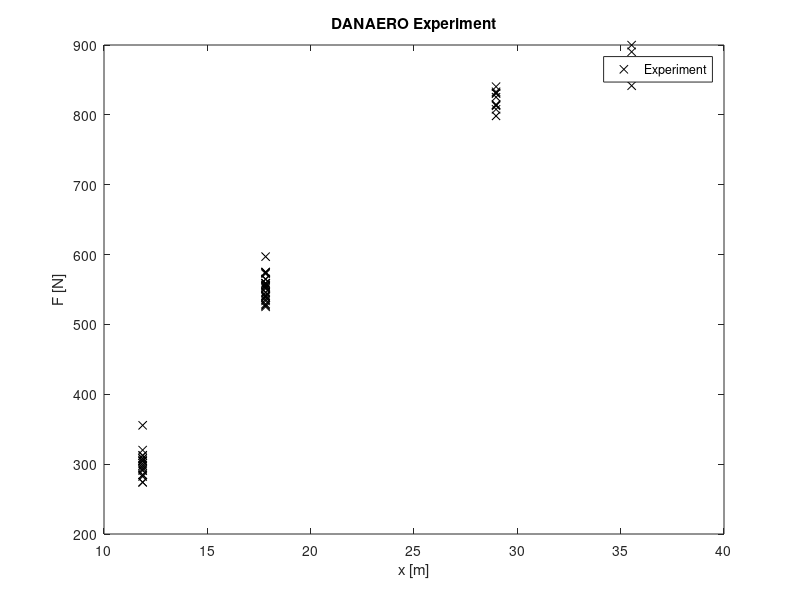

The MATLAB script that drew this image: (Note: this script raises an error after producing the figure.)
clc
close all
clearvars
format compact
format long

%% DANAERO experimental data
F_max = 1000; % Maximum azimuthally averaged spanwise force (N)

N_out = 4; % number of radial locations at which we have data
N_points = [20; 30; 10; 5]; % number of measurement data points per radial location

% Normal force (experimental data) in Newtons
% generate some (random) data points
F_n1 = 0.3 + 0.02*randn(N_points(1),1);
F_n2 = 0.55 + 0.02*randn(N_points(2),1);
F_n3 = 0.82 + 0.02*randn(N_points(3),1);
F_n4 = 0.87 + 0.02*randn(N_points(4),1);

% vector with all measurement data
F_n = [F_n1;F_n2;F_n3;F_n4]*F_max;
N_data = length(F_n); % total number of data points

% generate the indices of the data points
ind_dum      = cumsum(N_points);
ind_data_vec = [[1;ind_dum(1:end-1)+1] ind_dum];

% independent variables: at each radial location
% coordinate
x_r    = [11.87;17.82; 28.97; 35.53]; % in meters
x      = repelem(x_r,N_points);
% Beta angle distribution
beta_r = [65; 70; 75; 77]*(pi/180); % in radians
beta   = repelem(beta_r,N_points); % assuming constant across distribution
% Chord distribution
c_r    = [0.9; 0.6; 0.4; 0.3];
c      = repelem(c_r,N_points); % assuming constant across distribution
% Relative velocity distribution
W_r    = [22; 35; 50; 56];
W      = repelem(W_r,N_points); % assuming constant across distribution

% matrix with all the independent variables:
P      = [beta_r c_r W_r x_r];

figure
plot(x, F_n, 'kx')
xlabel('x [m]')
ylabel('F [N]')
title('DANAERO Experiment')
legend('Experiment');

%% Frequentist approach
p = 2*N_out; % Number of parameters to calibrate
% A_single = zeros(N_out,p);
A = zeros(N_data,p); % size of design matrix, normally N_data>p
q_test = eye(p,p);

% loop over possible parameter values
for j=1:p
    % matrix changes depending on the output of the model
    out = dan_model(q_test(j,:),P);
    % loop over different model outputs
    for i=1:N_out
        row = out(i,1);
        % same matrix for each data point:
        A(ind_data_vec(i,1):ind_data_vec(i,2),j) = row;
    end
end
% Ordinary least square
q_freq = pinv(A)*F_n;
%
cl_freq = q_freq(1:2:end);
cd_freq = q_freq(2:2:end);
F_n_freq = dan_model(q_freq,P);
figure
plot(x, F_n, 'kx')
hold on
plot(x_r,F_n_freq, 'g--x')
xlabel('x [m]')
ylabel('F [N]')
title('Experiment vs. Frequentist')
legend('Experiment','Frequentist');
%% Bayesian

% start uqlab
uqlab

Pt1 = 0; % Point1
Pt2 = 0; % Point 2
Pt3 = 0; % Point 3
Pt4 = 1; % Point 4

if (Pt1==1)
    % Prior
    PriorOpts.Marginals(1).Name = 'beta';
    PriorOpts.Marginals(1).Type = 'Constant';
    PriorOpts.Marginals(1).Parameters = beta_r(1);
    %
    PriorOpts.Marginals(2).Name = 'c';
    PriorOpts.Marginals(2).Type = 'Constant';
    PriorOpts.Marginals(2).Parameters = c_r(1);
    %
    PriorOpts.Marginals(3).Name = 'W';
    PriorOpts.Marginals(3).Type = 'Constant';
    PriorOpts.Marginals(3).Parameters = W_r(1);
    %
    PriorOpts.Marginals(4).Name = 'cL';
    PriorOpts.Marginals(4).Type = 'Gaussian';
    PriorOpts.Marginals(4).Parameters = [1 0.1];
    %
    PriorOpts.Marginals(5).Name = 'cD';
    PriorOpts.Marginals(5).Type = 'Gaussian';
    PriorOpts.Marginals(5).Parameters = [0.45 0.1];
    %
    myPriorDist = uq_createInput(PriorOpts);
    % Display input properties
    uq_print(myPriorDist);
    uq_display(myPriorDist);
    
    % Forward model
    ModelOpts1.Name = 'Axial force';
    ModelOpts1.mFile = 'dan_model_bayes';
    forwardModels(1).Model = uq_createModel(ModelOpts1);
    forwardModels(1).PMap = [1 2 3 4 5];
    
    % Experimental data
    myData(1).y = F_n1*F_max;
    myData(1).Name = 'Axial force 1';
    myData(1).MOMap = 1;
    
    % Discrepancy
    DiscrepancyOpts(1).Type = 'Gaussian';
    DiscrepancyOpts(1).Parameters = 1e-2; % known discrepancy variance
    BayesOpts.Discrepancy = DiscrepancyOpts;
end


if (Pt2==1)
    % Prior
    PriorOpts.Marginals(1).Name = 'beta';
    PriorOpts.Marginals(1).Type = 'Constant';
    PriorOpts.Marginals(1).Parameters = beta_r(2);
    %
    PriorOpts.Marginals(2).Name = 'c';
    PriorOpts.Marginals(2).Type = 'Constant';
    PriorOpts.Marginals(2).Parameters = c_r(2);
    %
    PriorOpts.Marginals(3).Name = 'W';
    PriorOpts.Marginals(3).Type = 'Constant';
    PriorOpts.Marginals(3).Parameters = W_r(2);
    %
    PriorOpts.Marginals(4).Name = 'cL';
    PriorOpts.Marginals(4).Type = 'Gaussian';
    PriorOpts.Marginals(4).Parameters = [1.1 0.1];
    %
    PriorOpts.Marginals(5).Name = 'cD';
    PriorOpts.Marginals(5).Type = 'Gaussian';
    PriorOpts.Marginals(5).Parameters = [0.41 0.1];
    %
    myPriorDist = uq_createInput(PriorOpts);
    % Display input properties
    uq_print(myPriorDist);
    uq_display(myPriorDist);
    
    % Forward model
    ModelOpts1.Name = 'Axial force';
    ModelOpts1.mFile = 'dan_model_bayes';
    forwardModels(1).Model = uq_createModel(ModelOpts1);
    forwardModels(1).PMap = [1 2 3 4 5];
    
    % Experimental data
    myData(1).y = F_n2*F_max;
    myData(1).Name = 'Axial force 2';
    myData(1).MOMap = 1;
    
    % Discrepancy
    DiscrepancyOpts(1).Type = 'Gaussian';
    DiscrepancyOpts(1).Parameters = 1e-2; % known discrepancy variance
    BayesOpts.Discrepancy = DiscrepancyOpts;
end

if (Pt3==1)
    % Prior
    PriorOpts.Marginals(1).Name = 'beta';
    PriorOpts.Marginals(1).Type = 'Constant';
    PriorOpts.Marginals(1).Parameters = beta_r(3);
    %
    PriorOpts.Marginals(2).Name = 'c';
    PriorOpts.Marginals(2).Type = 'Constant';
    PriorOpts.Marginals(2).Parameters = c_r(3);
    %
    PriorOpts.Marginals(3).Name = 'W';
    PriorOpts.Marginals(3).Type = 'Constant';
    PriorOpts.Marginals(3).Parameters = W_r(3);
    %
    PriorOpts.Marginals(4).Name = 'cL';
    PriorOpts.Marginals(4).Type = 'Gaussian';
    PriorOpts.Marginals(4).Parameters = [1.3 0.1];
    %
    PriorOpts.Marginals(5).Name = 'cD';
    PriorOpts.Marginals(5).Type = 'Gaussian';
    PriorOpts.Marginals(5).Parameters = [0.35 0.1];
    %
    myPriorDist = uq_createInput(PriorOpts);
    % Display input properties
    uq_print(myPriorDist);
    uq_display(myPriorDist);
    
    % Forward model
    ModelOpts1.Name = 'Axial force';
    ModelOpts1.mFile = 'dan_model_bayes';
    forwardModels(1).Model = uq_createModel(ModelOpts1);
    forwardModels(1).PMap = [1 2 3 4 5];
    
    % Experimental data
    myData(1).y = F_n3*F_max;
    myData(1).Name = 'Axial force 3';
    myData(1).MOMap = 1;
    
    % Discrepancy
    DiscrepancyOpts(1).Type = 'Gaussian';
    DiscrepancyOpts(1).Parameters = 1e-2; % known discrepancy variance
    BayesOpts.Discrepancy = DiscrepancyOpts;
end

if (Pt4==1)
    % Prior
    PriorOpts.Marginals(1).Name = 'beta';
    PriorOpts.Marginals(1).Type = 'Constant';
    PriorOpts.Marginals(1).Parameters = beta_r(4);
    %
    PriorOpts.Marginals(2).Name = 'c';
    PriorOpts.Marginals(2).Type = 'Constant';
    PriorOpts.Marginals(2).Parameters = c_r(4);
    %
    PriorOpts.Marginals(3).Name = 'W';
    PriorOpts.Marginals(3).Type = 'Constant';
    PriorOpts.Marginals(3).Parameters = W_r(4);
    %
    PriorOpts.Marginals(4).Name = 'cL';
    PriorOpts.Marginals(4).Type = 'Gaussian';
    PriorOpts.Marginals(4).Parameters = [1.45 0.1];
    %
    PriorOpts.Marginals(5).Name = 'cD';
    PriorOpts.Marginals(5).Type = 'Gaussian';
    PriorOpts.Marginals(5).Parameters = [0.33 0.1];
    %
    myPriorDist = uq_createInput(PriorOpts);
    % Display input properties
    uq_print(myPriorDist);
    uq_display(myPriorDist);
    
    % Forward model
    ModelOpts1.Name = 'Axial force';
    ModelOpts1.mFile = 'dan_model_bayes';
    forwardModels(1).Model = uq_createModel(ModelOpts1);
    forwardModels(1).PMap = [1 2 3 4 5];
    
    % Experimental data
    myData(1).y = F_n4*F_max;
    myData(1).Name = 'Axial force 4';
    myData(1).MOMap = 1;
    
    % Discrepancy
    DiscrepancyOpts(1).Type = 'Gaussian';
    DiscrepancyOpts(1).Parameters = 1e-2; % known discrepancy variance
    BayesOpts.Discrepancy = DiscrepancyOpts;
end

%% Perform Bayesian analysis
BayesOpts.Data = myData;
BayesOpts.Type = 'Inversion';

% MCMC parameters
BayesOpts.Solver.Type = 'MCMC';
% MCMC algorithms available in UQLab
MH = 0; % Metropolis-Hastings
AM = 1; % Adaptive Metropolis
AIES = 0; % Affine invariant ensemble
HMC = 0; % Hamilton Monte Carlo

if (MH==1)
    BayesOpts.Solver.MCMC.Sampler = 'MH';
    BayesOpts.Solver.MCMC.Steps = 1e3;
    BayesOpts.Solver.MCMC.NChains = 1e2;
    BayesOpts.Solver.MCMC.T0 = 1e1;
end

if (AM==1)
    BayesOpts.Solver.MCMC.Sampler = 'AM';
    BayesOpts.Solver.MCMC.Steps = 1e3;
    BayesOpts.Solver.MCMC.NChains = 1e2;
    BayesOpts.Solver.MCMC.T0 = 1e1;
    BayesOpts.Solver.MCMC.Epsilon = 1e-4;
end

if (AIES==1)
    BayesOpts.Solver.MCMC.Sampler = 'AIES';
    BayesOpts.Solver.MCMC.Steps = 1e3;
    BayesOpts.Solver.MCMC.NChains = 1e2;
    BayesOpts.Solver.MCMC.a = 2;
end

if (HMC==1)
    BayesOpts.Solver.MCMC.Sampler = 'HMC';
    BayesOpts.Solver.MCMC.LeapfrogSteps = 1e3;
    BayesOpts.Solver.MCMC.LeapfrogSize = 0.01;
    BayesOpts.Solver.MCMC.Mass = 100;
end

%% Postprocessing

myBayesianAnalysis = uq_createAnalysis(BayesOpts);
uq_print(myBayesianAnalysis)
uq_display(myBayesianAnalysis)
uq_display(myBayesianAnalysis, 'meanConvergence', 'all')
uq_display(myBayesianAnalysis, 'trace', 'all')
uq_display(myBayesianAnalysis, 'acceptance', 'true')
uq_postProcessInversion(myBayesianAnalysis,'pointEstimate', 'MAP')
uq_postProcessInversion(myBayesianAnalysis,'gelmanRubin', 'true')
R_hat = myBayesianAnalysis.Results.PostProc.MPSRF;

if R_hat <= 1.5
    disp('The MCMC simulation has converged')
else
    disp('The MCMC simulation has not converged. Increase the number of samples or fine tune the algorithm.')
end

%% get the Maximum a Posteriori value (MAP)



q_Bayes = myBayesianAnalysis.Results.PostProc.PointEstimate.X;



if (Pt1==1)
    cL_freq = cl_freq(1)
    cD_freq = cd_freq(1)
    cL_bayes = q_Bayes(1)
    cD_bayes = q_Bayes(2)
    F_n_Bayes = 0.5*1.225.*c_r(1)*(W_r(1)^2)*(q_Bayes(1)*sin(beta_r(1))...
        + q_Bayes(2)*cos(beta_r(1)));
    figure
    plot(x, F_n, 'kx')
    hold on
    plot(x_r,F_n_freq, 'g--x')
    hold on
    plot(x_r(1),F_n_Bayes, 'ro', 'MarkerSize',10)
    xlabel('x [m]')
    ylabel('F [N]')
    title('Experiment vs. Frequentist vs. Bayesian')
    legend('Experiment','Frequentist','Bayesian');
end

if (Pt2==1)
    cL_freq = cl_freq(2)
    cD_freq = cd_freq(2)
    cL_bayes = q_Bayes(1)
    cD_bayes = q_Bayes(2)
    F_n_Bayes = 0.5*1.225.*c_r(2)*(W_r(2)^2)*(q_Bayes(1)*sin(beta_r(2))...
        + q_Bayes(2)*cos(beta_r(2)));
    figure
    plot(x, F_n, 'kx')
    hold on
    plot(x_r,F_n_freq, 'g--x')
    hold on
    plot(x_r(2),F_n_Bayes, 'ro', 'MarkerSize',10)
    xlabel('x [m]')
    ylabel('F [N]')
    title('Experiment vs. Frequentist vs. Bayesian')
    legend('Experiment','Frequentist','Bayesian');
end

if (Pt3==1)
    cL_freq = cl_freq(3)
    cD_freq = cd_freq(3)
    cL_bayes = q_Bayes(1)
    cD_bayes = q_Bayes(2)
    F_n_Bayes = 0.5*1.225.*c_r(3)*(W_r(3)^2)*(q_Bayes(1)*sin(beta_r(3))...
        + q_Bayes(2)*cos(beta_r(3)));
    figure
    plot(x, F_n, 'kx')
    hold on
    plot(x_r,F_n_freq, 'g--x')
    hold on
    plot(x_r(3),F_n_Bayes, 'ro', 'MarkerSize',10)
    xlabel('x [m]')
    ylabel('F [N]')
    title('Experiment vs. Frequentist vs. Bayesian')
    legend('Experiment','Frequentist','Bayesian');
end

if (Pt4==1)
    cL_freq = cl_freq(4)
    cD_freq = cd_freq(4)
    cL_bayes = q_Bayes(1)
    cD_bayes = q_Bayes(2)
    F_n_Bayes = 0.5*1.225.*c_r(4)*(W_r(4)^2)*(q_Bayes(1)*sin(beta_r(4))...
        + q_Bayes(2)*cos(beta_r(4)));
    figure
    plot(x, F_n, 'kx')
    hold on
    plot(x_r,F_n_freq, 'g--x')
    hold on
    plot(x_r(4),F_n_Bayes, 'ro', 'MarkerSize',10)
    xlabel('x [m]')
    ylabel('F [N]')
    title('Experiment vs. Frequentist vs. Bayesian')
    legend('Experiment','Frequentist','Bayesian');
end



